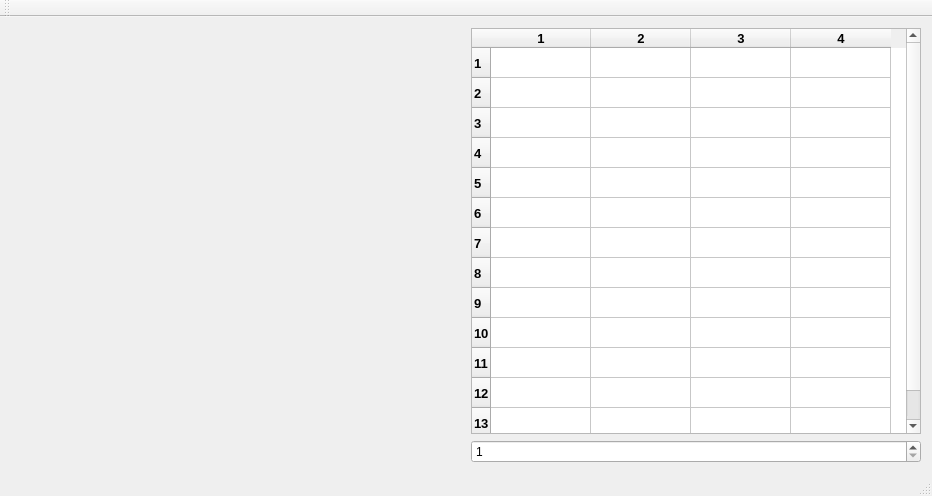
<?xml version="1.0" encoding="UTF-8"?>
<ui version="4.0">
 <class>MainWindow</class>
 <widget class="QMainWindow" name="MainWindow">
  <property name="geometry">
   <rect>
    <x>0</x>
    <y>0</y>
    <width>932</width>
    <height>496</height>
   </rect>
  </property>
  <property name="windowTitle">
   <string>Интерполяция кубическом сплайном</string>
  </property>
  <widget class="QWidget" name="centralWidget">
   <layout class="QGridLayout" name="gridLayout">
    <item row="0" column="0">
     <layout class="QHBoxLayout" name="horizontalLayout">
      <item>
       <widget class="QCustomPlot" name="qcustomplot" native="true"/>
      </item>
      <item>
       <layout class="QVBoxLayout" name="verticalLayout">
        <item>
         <widget class="QTableWidget" name="tableWidget">
          <property name="minimumSize">
           <size>
            <width>450</width>
            <height>0</height>
           </size>
          </property>
          <property name="maximumSize">
           <size>
            <width>450</width>
            <height>16777215</height>
           </size>
          </property>
          <property name="font">
           <font>
            <pointsize>10</pointsize>
            <weight>75</weight>
            <italic>false</italic>
            <bold>true</bold>
           </font>
          </property>
          <property name="editTriggers">
           <set>QAbstractItemView::NoEditTriggers</set>
          </property>
          <property name="rowCount">
           <number>13</number>
          </property>
          <property name="columnCount">
           <number>4</number>
          </property>
          <attribute name="horizontalHeaderCascadingSectionResizes">
           <bool>true</bool>
          </attribute>
          <row/>
          <row/>
          <row/>
          <row/>
          <row/>
          <row/>
          <row/>
          <row/>
          <row/>
          <row/>
          <row/>
          <row/>
          <row/>
          <column/>
          <column/>
          <column/>
          <column/>
         </widget>
        </item>
        <item>
         <widget class="QSpinBox" name="spinBoxValueN">
          <property name="minimum">
           <number>1</number>
          </property>
          <property name="maximum">
           <number>1000000000</number>
          </property>
         </widget>
        </item>
       </layout>
      </item>
     </layout>
    </item>
   </layout>
  </widget>
  <widget class="QMenuBar" name="menuBar">
   <property name="geometry">
    <rect>
     <x>0</x>
     <y>0</y>
     <width>932</width>
     <height>21</height>
    </rect>
   </property>
  </widget>
  <widget class="QToolBar" name="mainToolBar">
   <attribute name="toolBarArea">
    <enum>TopToolBarArea</enum>
   </attribute>
   <attribute name="toolBarBreak">
    <bool>false</bool>
   </attribute>
  </widget>
  <widget class="QStatusBar" name="statusBar"/>
 </widget>
 <layoutdefault spacing="6" margin="11"/>
 <customwidgets>
  <customwidget>
   <class>QCustomPlot</class>
   <extends>QWidget</extends>
   <header>qcustomplot.h</header>
   <container>1</container>
  </customwidget>
 </customwidgets>
 <resources/>
 <connections/>
</ui>
